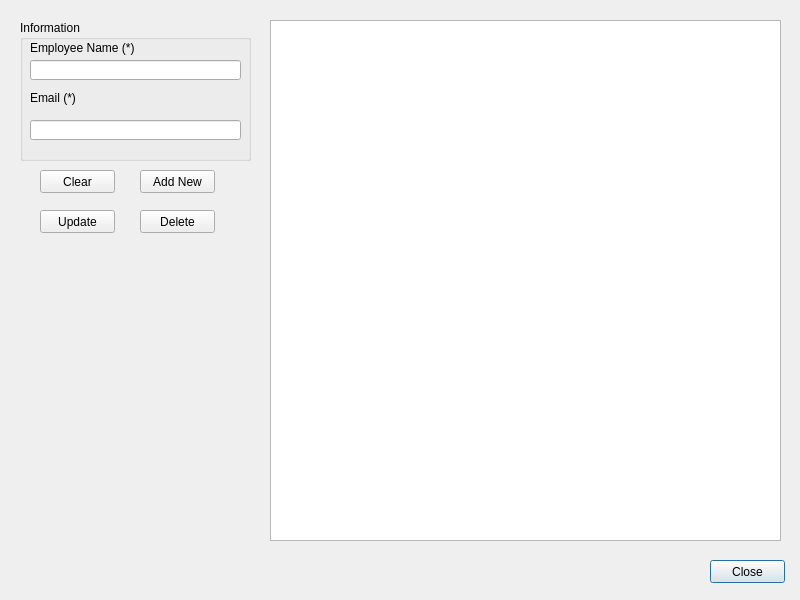
<?xml version="1.0" encoding="UTF-8"?>
<ui version="4.0">
 <class>Dialog_ConfigModel</class>
 <widget class="QDialog" name="Dialog_ConfigModel">
  <property name="geometry">
   <rect>
    <x>0</x>
    <y>0</y>
    <width>800</width>
    <height>600</height>
   </rect>
  </property>
  <property name="windowTitle">
   <string>Config Employee</string>
  </property>
  <widget class="QPushButton" name="pushButton_Close">
   <property name="geometry">
    <rect>
     <x>710</x>
     <y>560</y>
     <width>75</width>
     <height>23</height>
    </rect>
   </property>
   <property name="text">
    <string>Close</string>
   </property>
  </widget>
  <widget class="QGroupBox" name="groupBox">
   <property name="geometry">
    <rect>
     <x>20</x>
     <y>20</y>
     <width>231</width>
     <height>141</height>
    </rect>
   </property>
   <property name="title">
    <string>Information</string>
   </property>
   <widget class="QLabel" name="label_2">
    <property name="geometry">
     <rect>
      <x>10</x>
      <y>20</y>
      <width>131</width>
      <height>16</height>
     </rect>
    </property>
    <property name="text">
     <string>Employee Name (*)</string>
    </property>
   </widget>
   <widget class="QLineEdit" name="lineEdit_EmployeeName">
    <property name="geometry">
     <rect>
      <x>10</x>
      <y>40</y>
      <width>211</width>
      <height>20</height>
     </rect>
    </property>
   </widget>
   <widget class="QLineEdit" name="lineEdit_Email">
    <property name="geometry">
     <rect>
      <x>10</x>
      <y>100</y>
      <width>211</width>
      <height>20</height>
     </rect>
    </property>
   </widget>
   <widget class="QLabel" name="label_4">
    <property name="geometry">
     <rect>
      <x>10</x>
      <y>70</y>
      <width>131</width>
      <height>16</height>
     </rect>
    </property>
    <property name="text">
     <string>Email (*)</string>
    </property>
   </widget>
  </widget>
  <widget class="QPushButton" name="pushButton_Insert">
   <property name="geometry">
    <rect>
     <x>140</x>
     <y>170</y>
     <width>75</width>
     <height>23</height>
    </rect>
   </property>
   <property name="text">
    <string>Add New</string>
   </property>
  </widget>
  <widget class="QPushButton" name="pushButton_Delete">
   <property name="geometry">
    <rect>
     <x>140</x>
     <y>210</y>
     <width>75</width>
     <height>23</height>
    </rect>
   </property>
   <property name="text">
    <string>Delete</string>
   </property>
  </widget>
  <widget class="QTableView" name="tableView_employeeList">
   <property name="geometry">
    <rect>
     <x>270</x>
     <y>20</y>
     <width>511</width>
     <height>521</height>
    </rect>
   </property>
  </widget>
  <widget class="QPushButton" name="pushButton_Update">
   <property name="geometry">
    <rect>
     <x>40</x>
     <y>210</y>
     <width>75</width>
     <height>23</height>
    </rect>
   </property>
   <property name="text">
    <string>Update</string>
   </property>
  </widget>
  <widget class="QPushButton" name="pushButton_Clear">
   <property name="geometry">
    <rect>
     <x>40</x>
     <y>170</y>
     <width>75</width>
     <height>23</height>
    </rect>
   </property>
   <property name="text">
    <string>Clear</string>
   </property>
  </widget>
 </widget>
 <tabstops>
  <tabstop>lineEdit_EmployeeName</tabstop>
  <tabstop>pushButton_Clear</tabstop>
  <tabstop>pushButton_Insert</tabstop>
  <tabstop>pushButton_Update</tabstop>
  <tabstop>pushButton_Delete</tabstop>
  <tabstop>tableView_employeeList</tabstop>
  <tabstop>pushButton_Close</tabstop>
 </tabstops>
 <resources/>
 <connections>
  <connection>
   <sender>pushButton_Close</sender>
   <signal>clicked()</signal>
   <receiver>Dialog_ConfigModel</receiver>
   <slot>close()</slot>
   <hints>
    <hint type="sourcelabel">
     <x>710</x>
     <y>560</y>
    </hint>
    <hint type="destinationlabel">
     <x>299</x>
     <y>199</y>
    </hint>
   </hints>
  </connection>
 </connections>
</ui>
